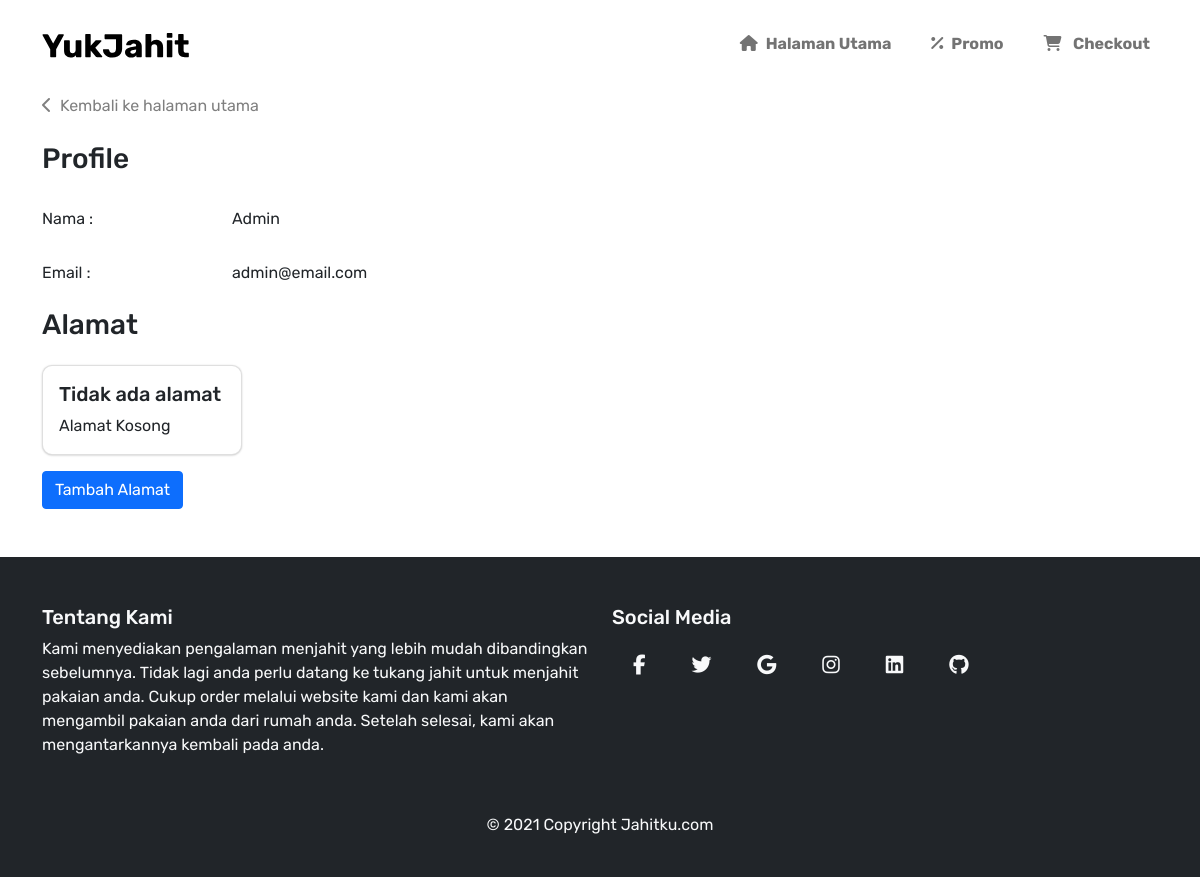
/profile.php (signed in), run on an earlier commit of the app's database.
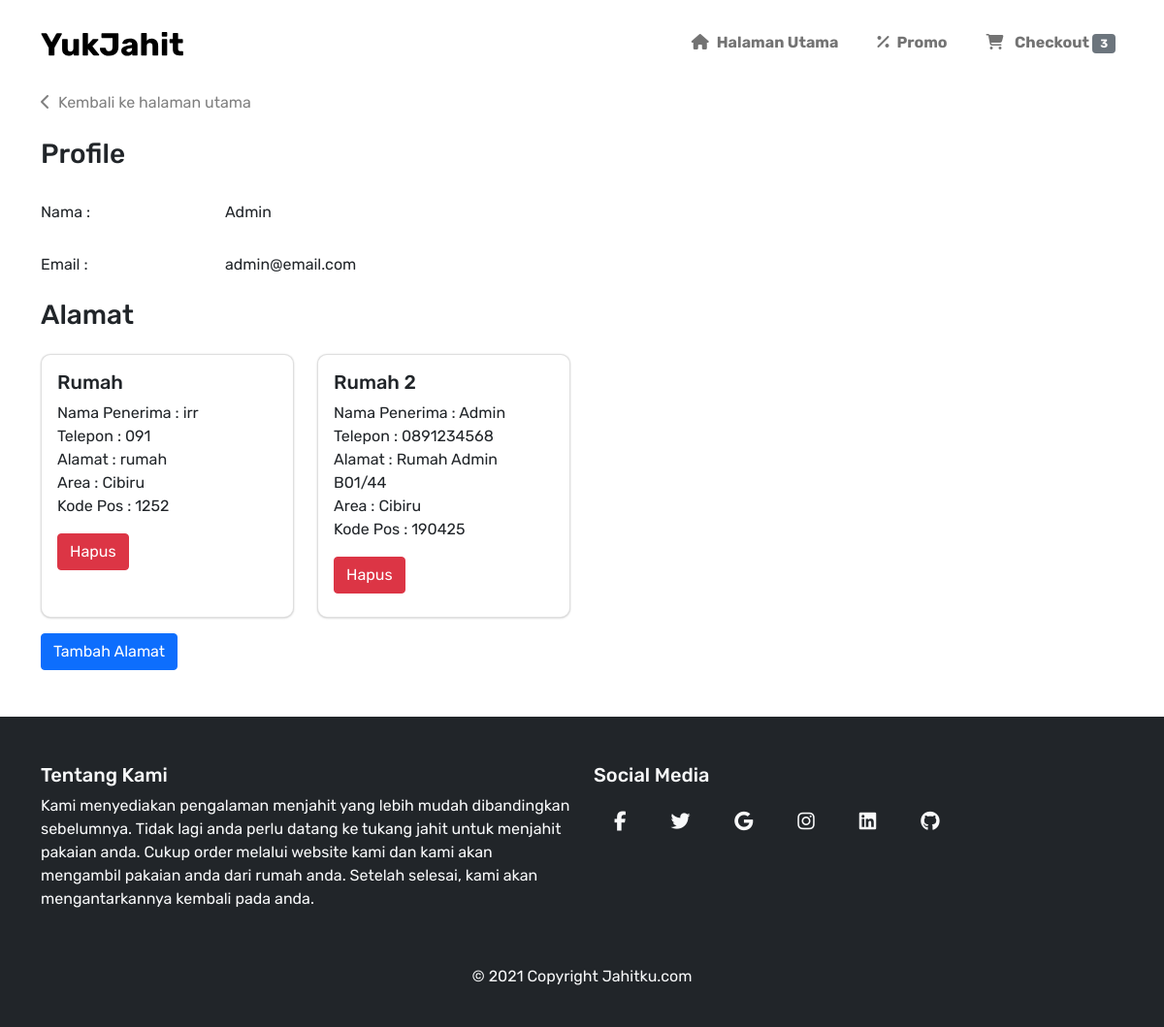
And on a later commit of the database.
### tables this page shows
CREATE TABLE `alamat` (
  `id_alamat` int(11) NOT NULL,
  `id_pengguna` int(11) NOT NULL,
  `label` varchar(30) NOT NULL,
  `nama_penerima` varchar(30) NOT NULL,
  `telepon` varchar(20) NOT NULL,
  `alamat` varchar(300) NOT NULL,
  `area` varchar(30) NOT NULL,
  `kodepos` varchar(10) NOT NULL
);

### profile.php (the view, shortened to what the changed rows need)
<?php
include "server/connection.php";
$email = $_SESSION['email'];
$query_getprofile = mysqli_query($connect, "CALL getUserEmail('$email')");
$data_getprofile = mysqli_fetch_array($query_getprofile);
$id = $data_getprofile['id'];
mysqli_next_result($connect);
$query_getalamat = mysqli_query($connect, "CALL getAlamatID('$id')");
$alamat_status = mysqli_num_rows($query_getalamat);
if (empty($_SESSION['email']) and empty($_SESSION['status'])) {
    header("location: login.php");
} else {
?>
    <!doctype html>
    <html lang="en">
    <head>
        <?php
        include "assets/components/header.php";
        ?>
        <link rel="stylesheet" href="assets/css/style.css">
    </head>
    <body>
        <?php
        include "assets/components/navbar-profil.php";
        ?>
        <main>
            <div class="container mt-1 mb-5">
                <?php
                if ($alamat_status == 0) {
                    echo "<div class=col style='max-width: 200px'>";
                    echo "<div class='card card-custom'>";
                    echo "<div class='card-body'>";
                    echo "<h5 class=card-title>Tidak ada alamat</h5>";
                    echo "<p class=card-text>Alamat Kosong</p>";
                    echo "</div>";
                    echo "</div>";
                    echo "</div>";
                } else {
                    echo "<div class='row row-cols-2 row-cols-md-4 g-4'>";
                    while ($data_getalamat = mysqli_fetch_array($query_getalamat)) {
                        echo "<div class=col>";
                        echo "<div class='card card-custom h-100'>";
                        echo "<div class='card-body'>";
                        echo "<h5 class=card-title>$data_getalamat[label]</h5>";
                        echo "<p class=card-text>
                        Nama Penerima : $data_getalamat[nama_penerima]<br>
                        Telepon       : $data_getalamat[telepon]<br>
                        Alamat        : $data_getalamat[alamat]<br>
                        Area          : $data_getalamat[area]<br>
                        Kode Pos      : $data_getalamat[kodepos]<br>
                        </p>";
                        echo "<form method=POST action=server/deletealamat_process.php?id=$data_getalamat[id_alamat] class=mb-2>";
                        echo "<button type=submit class='btn btn-danger'>Hapus</button>";
                        echo "</form>";
                        echo "</div>";
                        echo "</div>";
                        echo "</div>";
                    }
                    echo "</div>";
                }
                ?>
            </div>
        </main>
    </body>
<?php
}
?>

### assets/components/navbar-profil.php (shortened to what the changed rows need)
<?php
include "server/connection.php";
$email = $_SESSION['email'];
$query = mysqli_query($connect, "SELECT name, id FROM users WHERE email='$email'");
$row = mysqli_fetch_assoc($query);
$id = $row['id'];
?>
<nav class="navbar navbar-expand-lg navbar-light bg-white fixed-top">
    <div class="container py-2 py-lg-3">
        <div class="collapse navbar-collapse justify-content-end" id="navbarSupportedContent">
            <div class="py-2 py-lg-0">
                <ul class="navbar-nav">
                    <li class="nav-item">
                        <a class="nav-link" href="checkout.php">
                            <i class="fas fa-shopping-cart me-2"></i>
                            <?php
                            $query_gettotalcart = mysqli_query($connect, "SELECT *FROM keranjang WHERE id_pengguna = $id");
                            $data_gettotalcart = mysqli_num_rows($query_gettotalcart);
                            if ($data_gettotalcart == 0) {
                                echo "Checkout";
                            } else {
                                echo "Checkout <span class='badge bg-secondary'>$data_gettotalcart</span>";
                            }
                            ?>
                        </a>
                    </li>
                </ul>
            </div>
        </div>
    </div>
</nav>

What changed in the data, as far as the page shows it:
added alamat: label "Rumah", nama_penerima "irr", telepon "091", alamat "rumah", area "Cibiru", kodepos "1252"
added alamat: label "Rumah 2", nama_penerima "Admin", telepon "0891234568", alamat "Rumah Admin B01/44", area "Cibiru", kodepos "190425"
Also different on the page:
$data_gettotalcart: (not shown) → "3"
text no longer shown: "Tidak ada alamat Alamat Kosong"
